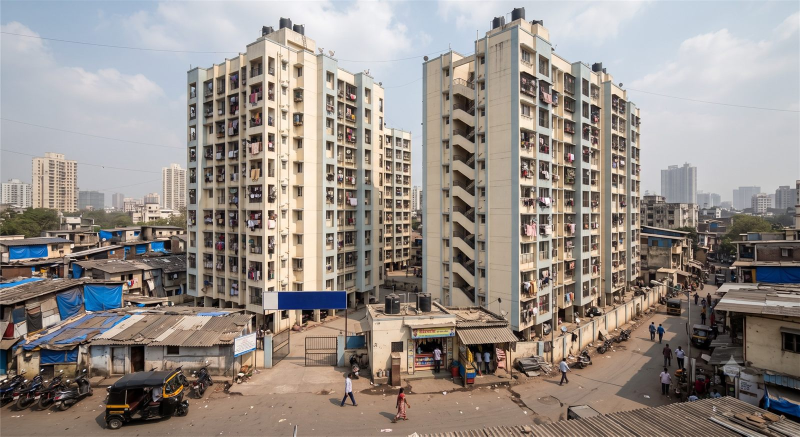
#> input picture aquiretested/images/sra-project-optimized.jpg, 1600 x 873 px (shown at 1/2 size)
$ python generate_profile_pdf.py
#> lines starting #> are read from the running program, lines starting #| are printed output that depends on the picture
import os
from PIL import Image, ImageDraw, ImageFont

# Canvas dimension (16:9 1080p slide)
W, H = 1920, 1080

# Colors
NAVY = (6, 16, 46)
CRIMSON = (200, 16, 46)
WHITE = (255, 255, 255)
LIGHT_BG = (248, 250, 252)
SLATE_DARK = (30, 41, 59)
SLATE_MUTED = (100, 116, 139)
SLATE_BORDER = (226, 232, 240)
CARD_BG = (255, 255, 255)

# Load fonts
try:
    font_hero = ImageFont.truetype("arialbd.ttf", 64)
    font_title = ImageFont.truetype("arialbd.ttf", 46)
    font_subtitle = ImageFont.truetype("arialbd.ttf", 32)
    font_body = ImageFont.truetype("arial.ttf", 22)
    font_body_bold = ImageFont.truetype("arialbd.ttf", 22)
    font_small = ImageFont.truetype("arial.ttf", 18)
    font_badge = ImageFont.truetype("arialbd.ttf", 16)
    font_cover = ImageFont.truetype("arialbd.ttf", 52)
    font_card_title = ImageFont.truetype("arialbd.ttf", 27)
    font_contact = ImageFont.truetype("arial.ttf", 24)
except Exception:
    font_hero = ImageFont.load_default()
    font_title = ImageFont.load_default()
    font_subtitle = ImageFont.load_default()
    font_body = ImageFont.load_default()
    font_body_bold = ImageFont.load_default()
    font_small = ImageFont.load_default()
    font_badge = ImageFont.load_default()
    font_cover = ImageFont.load_default()
    font_card_title = ImageFont.load_default()
    font_contact = ImageFont.load_default()

def wrap_text(draw, text, font, max_width):
    """Wrap text by rendered pixel width without splitting words."""
    lines = []
    for paragraph in text.splitlines() or ['']:
        words = paragraph.split()
        if not words:
            lines.append('')
            continue
        line = words[0]
        for word in words[1:]:
            candidate = f"{line} {word}"
            if draw.textlength(candidate, font=font) <= max_width:
                line = candidate
            else:
                lines.append(line)
                line = word
        lines.append(line)
    return lines

def draw_wrapped_text(draw, xy, text, font, fill, max_width, line_spacing=8):
    """Draw wrapped text and return the next available vertical position."""
    x, y = xy
    bbox = draw.textbbox((0, 0), "Ag", font=font)
    line_height = (bbox[3] - bbox[1]) + line_spacing
    for line in wrap_text(draw, text, font, max_width):
        draw.text((x, y), line, fill=fill, font=font)
        y += line_height
    return y

def load_and_contain(path, max_w, max_h):
    if not os.path.exists(path):
        return None
    try:
        img = Image.open(path).convert("RGBA")
        img.thumbnail((max_w, max_h), Image.Resampling.LANCZOS)
        return img
    except Exception:
        return None

def load_and_cover(path, target_w, target_h):
#> called with target_w = 1920, target_h = 1080
    if not os.path.exists(path):
        return None
    try:
        img = Image.open(path).convert("RGB")
#> img is the input picture: PIL image 1600x873 RGB; mean R, G, B 150.9, 142.5, 136.7
        iw, ih = img.size
        scale = max(target_w / iw, target_h / ih)
        nw, nh = int(iw * scale), int(ih * scale)
        img = img.resize((nw, nh), Image.Resampling.LANCZOS)
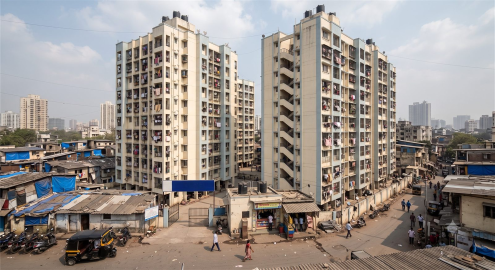
#> img: PIL image 1979x1080 RGB (shown at 1/4 size); mean R, G, B 150.8, 142.5, 136.7
        left = (nw - target_w) // 2
        top = (nh - target_h) // 2
        return img.crop((left, top, left + target_w, top + target_h))
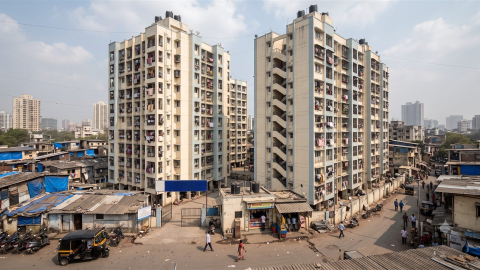
#> returned value: PIL image 1920x1080 RGB (shown at 1/4 size); mean R, G, B 151.5, 142.9, 136.9
    except Exception:
        return None

def draw_header(draw, img, title_text):
    # Header banner
    draw.rectangle([0, 0, W, 100], fill=WHITE)
    draw.line([0, 100, W, 100], fill=SLATE_BORDER, width=2)

    # Logo
    logo = load_and_contain('aquiretested/images/am-logo.png', 180, 60)
    if logo:
        img.paste(logo, (80, 20), logo)
    else:
        draw.text((80, 30), "A&M ADVISORY", fill=NAVY, font=font_subtitle)

    # Title
    draw.text((W - 80 - draw.textlength(title_text, font=font_subtitle), 32), title_text, fill=NAVY, font=font_subtitle)

    # Bottom Bar Accent
    draw.rectangle([0, H - 20, W // 2, H], fill=CRIMSON)
    draw.rectangle([W // 2, H - 20, W, H], fill=NAVY)

slides = []

# --- SLIDE 1: Cover Slide ---
img1 = Image.new("RGB", (W, H), LIGHT_BG)
draw1 = ImageDraw.Draw(img1)

# Background image if available
bg1 = load_and_cover('aquiretested/images/sra-project-optimized.jpg', W, H)
if bg1:
    # Dim background
    from PIL import ImageEnhance
    enhancer = ImageEnhance.Brightness(bg1)
    bg1 = enhancer.enhance(0.35)
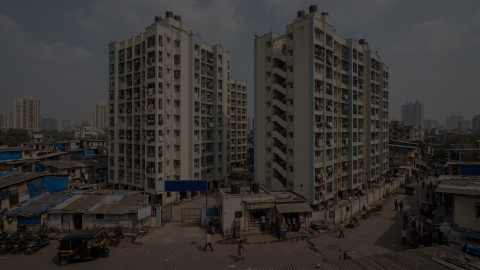
#> bg1: PIL image 1920x1080 RGB (shown at 1/4 size); mean R, G, B 52.5, 49.5, 47.4
    img1.paste(bg1, (0, 0))
    draw1 = ImageDraw.Draw(img1)
else:
    draw1.rectangle([0, 0, W, H], fill=NAVY)

# White content card on left
draw1.rectangle([120, 150, 1000, 930], fill=WHITE)
draw1.rectangle([110, 150, 120, 930], fill=CRIMSON)

logo1 = load_and_contain('aquiretested/images/am-logo.png', 320, 120)
if logo1:
    img1.paste(logo1, (180, 220), logo1)
else:
    draw1.text((180, 220), "A&M ADVISORY", fill=NAVY, font=font_hero)

draw_wrapped_text(draw1, (180, 420), "Advisory Excellence", font_hero, NAVY, 760, 8)
draw_wrapped_text(draw1, (180, 520), "Building The Future Together", font_cover, CRIMSON, 760, 6)

draw_wrapped_text(draw1, (180, 680), "MUMBAI SRA REDEVELOPMENT & CORPORATE ADVISORY", font_body_bold, SLATE_MUTED, 760, 5)
draw_wrapped_text(draw1, (180, 730), "Official Corporate Company Profile & Capability Deck", font_body_bold, SLATE_DARK, 760, 5)

slides.append(img1)

# --- SLIDE 2: About Us ---
img2 = Image.new("RGB", (W, H), LIGHT_BG)
draw2 = ImageDraw.Draw(img2)
draw_header(draw2, img2, "About Us")

draw2.text((100, 140), "About A&M Advisory", fill=NAVY, font=font_title)

# Card 1
draw2.rectangle([100, 220, W - 100, 420], fill=WHITE, outline=SLATE_BORDER, width=2)
p1 = ("A&M Private Limited specializes in end-to-end advisory and execution support for Slum Rehabilitation Authority "
      "(SRA) projects in Mumbai. We play a vital role in managing the entire project lifecycle—from initial surveys and "
      "documentation to approvals, coordination, and final handover.")
draw2.text((140, 260), "End-to-End SRA Project Management", fill=CRIMSON, font=font_subtitle)
draw_wrapped_text(draw2, (140, 310), p1, font_body, SLATE_DARK, 1640, 7)

# Card 2
draw2.rectangle([100, 450, W - 100, 670], fill=WHITE, outline=SLATE_BORDER, width=2)
p2 = ("Our expertise lies in liaisoning with government authorities, ensuring compliance with SRA regulations, and "
      "facilitating seamless communication between developers, societies, and stakeholders. With a strong focus on "
      "transparency, efficiency, and accountability, we help transform redevelopment visions into successful, legally "
      "compliant, and socially impactful outcomes.")
draw2.text((140, 490), "Regulatory Expertise & Stakeholder Bridge", fill=NAVY, font=font_subtitle)
draw_wrapped_text(draw2, (140, 540), p2, font_body, SLATE_DARK, 1640, 7)

# Card 3
draw2.rectangle([100, 700, W - 100, 880], fill=WHITE, outline=SLATE_BORDER, width=2)
p3 = ("Driven by Advisory Excellence, we are committed to Building The Future Together by contributing to structured "
      "urban development and improved living standards across the Mumbai Metropolitan Region (MMR).")
draw2.text((140, 740), "Commitment to Sustainable Urban Growth", fill=CRIMSON, font=font_subtitle)
draw_wrapped_text(draw2, (140, 790), p3, font_body, SLATE_DARK, 1640, 7)

slides.append(img2)

# --- SLIDE 3: Vision & Mission ---
img3 = Image.new("RGB", (W, H), LIGHT_BG)
draw3 = ImageDraw.Draw(img3)
draw_header(draw3, img3, "Vision & Mission")

draw3.text((100, 140), "Our Direction & Strategic Intent", fill=NAVY, font=font_title)

# Vision Card
draw3.rectangle([100, 240, (W // 2) - 30, 850], fill=CRIMSON)
draw3.text((150, 300), "VISION", fill=WHITE, font=font_hero)
draw3.line([150, 390, 350, 390], fill=WHITE, width=4)
v_text = ("To contribute towards a slum-free Mumbai by enabling inclusive, sustainable, and well-executed "
          "urban redevelopment.")
draw3.text((150, 450), "Slum-Free Mumbai Goal", fill=WHITE, font=font_subtitle)
draw_wrapped_text(draw3, (150, 520), v_text, font_body_bold, WHITE, 700, 12)

# Mission Card
draw3.rectangle([(W // 2) + 30, 240, W - 100, 850], fill=NAVY)
draw3.text([(W // 2) + 80, 300], "MISSION", fill=WHITE, font=font_hero)
draw3.line([(W // 2) + 80, 390, (W // 2) + 280, 390], fill=WHITE, width=4)
m_text = ("To transform complex redevelopment challenges into executable solutions through strategic advisory and "
          "disciplined project execution.")
draw3.text([(W // 2) + 80, 450], "Executable Advisory Solutions", fill=WHITE, font=font_subtitle)
draw_wrapped_text(draw3, ((W // 2) + 80, 520), m_text, font_body_bold, WHITE, 700, 12)

slides.append(img3)

# --- SLIDE 4: Leadership Team ---
img4 = Image.new("RGB", (W, H), LIGHT_BG)
draw4 = ImageDraw.Draw(img4)
draw_header(draw4, img4, "Leadership Team")

draw4.text((100, 140), "Our Leadership Team", fill=NAVY, font=font_title)

leaders = [
    {
        "name": "Dr. Manoj Harlikar",
        "role": "CEO",
        "bio": "Postgraduate veterinary professional with a PGDBM and over 26 years of diversified industry experience across pharmaceuticals, insurance, banking, real estate and large-scale ground operations.",
        "img": "aquiretested/images/manoj-harlikar.jpg",
        "x": 100
    },
    {
        "name": "Srinivasan Mohan",
        "role": "COO",
        "bio": "A seasoned professional with nearly 30 years of experience across Banking, Financial Services, Real Estate, and SRA Redevelopment Projects.",
        "img": "aquiretested/images/srinivasan-mohan.jpg",
        "x": 680
    },
    {
        "name": "Mayilvanan Pandi",
        "role": "HOD - Annexure",
        "bio": "Professional with over 29 years of diverse industry experience spanning Banking, Aviation (Airlines), and Real Estate sectors.",
        "img": "aquiretested/images/mayilvanan-pandi.jpg",
        "x": 1260
    }
]

for l in leaders:
    x = l["x"]
    draw4.rectangle([x, 240, x + 540, 880], fill=WHITE, outline=SLATE_BORDER, width=2)
    draw4.rectangle([x, 240, x + 540, 250], fill=CRIMSON)

    # Leader avatar photo
    avatar = load_and_cover(l["img"], 220, 220)
#> call 2 of load_and_cover, with path = 'aquiretested/images/manoj-harlikar.jpg', target_w = 220, target_h = 220
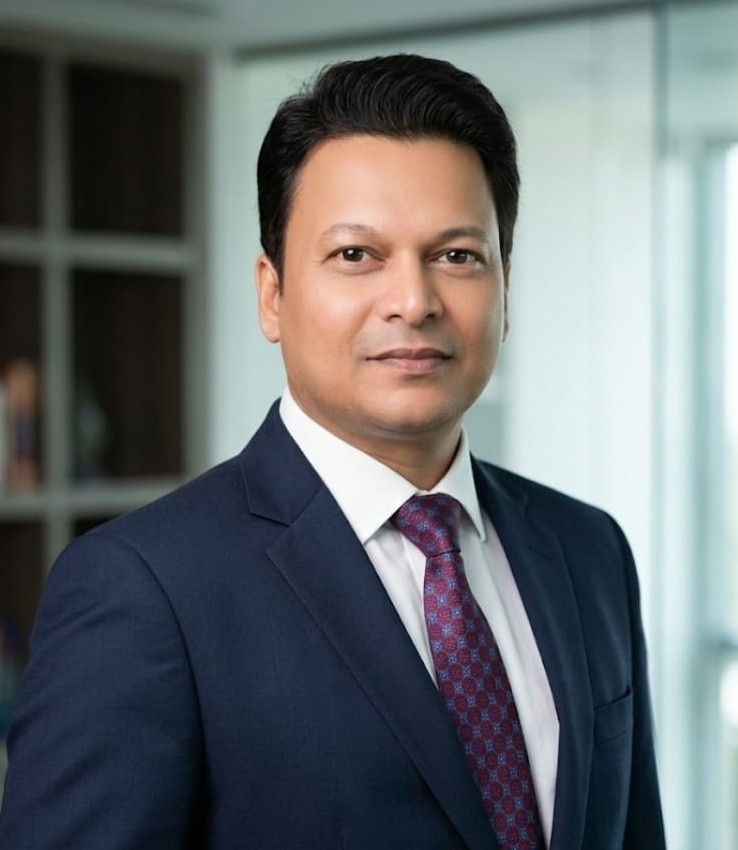
#> input picture aquiretested/images/manoj-harlikar.jpg, 738 x 850 px
#> in load_and_cover, img is the input picture: PIL image 738x850 RGB; mean R, G, B 103.3, 107.9, 110.3
#> in load_and_cover (call 2), `return img.crop((left, top, left + target_w, top + target_h))`:
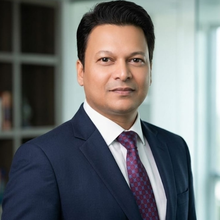
#> returned value: PIL image 220x220 RGB; mean R, G, B 107.9, 111.2, 113.1
    if avatar:
        img4.paste(avatar, (x + 160, 280))
        draw4.rectangle([x + 160, 280, x + 380, 500], outline=CRIMSON, width=3)

    draw4.text((x + 40, 520), l["name"], fill=NAVY, font=font_subtitle)
    draw4.text((x + 40, 565), l["role"], fill=CRIMSON, font=font_body_bold)

    # Wrap bio
    words = l["bio"].split()
    lines_bio = []
    curr = ""
    for w in words:
        if len(curr + " " + w) > 42:
            lines_bio.append(curr)
            curr = w
        else:
            curr = (curr + " " + w).strip()
#> (the rest of the program and of its run is left out)
